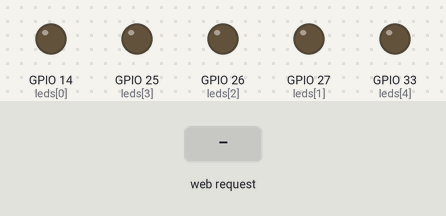
Simulated run of this program. Board: ESP32. On the bench: output pins drawn as LEDs (lit = HIGH). The inputs (shaded band) are chosen by the test bench. WiFi joins after 1.5 s; servers stay silent unless stated; what the program prints to the serial monitor is not drawn.

Above: at 2.7 s.
2.8 s: HTTP request GET /animacion2 received
At 5.6 s:
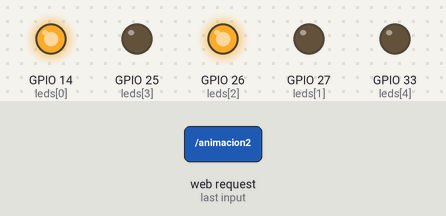
5.8 s: HTTP request GET /animacion1 received
At 6.8 s:
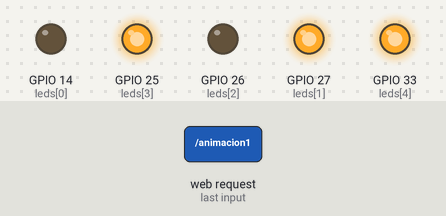
7.3 s: HTTP request GET /apagar received
At 8.0 s:
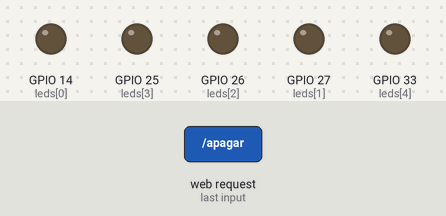
Timing chart, 0 to 10.3 s (numbered marks = the images above; inputs shaded):
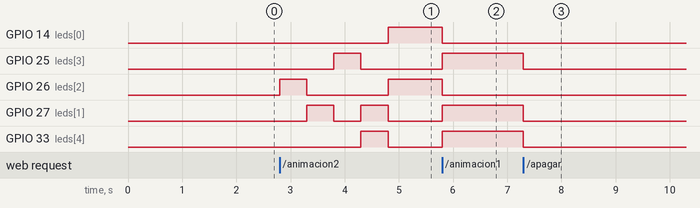

The program:

main.cpp
```cpp
//hecho por Monnetti y Ortiz
#include <WiFi.h>
#include <WebServer.h>

const char* ssid = "Telecentro-da0d";
const char* password = "H4JTRX4NGL9L";

WebServer server(80);
int leds [5] = {14,27,26,25,33};
int animacion1 [5] = {0,1,0,1,1};
int animacion2 [5][5] = {
  {0,0,1,0,0},
  {0,1,0,0,0},
  {0,0,0,1,0},
  {0,1,0,0,1},
  {1,0,1,0,0}
};
int apagarleds [5] = {0,0,0,0,0};

// HTML principal
const char pagina[] PROGMEM = R"rawliteral(
<!DOCTYPE html>
<html>
<head>
  <meta charset="utf-8">
  <title>Animaciones ESP32</title>
  <style>
    body { text-align: center; font-family: Arial; }
    h1 { color: #333; }
    button {
      width: 150px; height: 50px;
      font-size: 18px;
      margin: 10px;
      border: none;
      border-radius: 8px;
      cursor: pointer;
    }
    .animacion1 { background-color: red; color: white; }
    .animacion2 { background-color: yellow; color: black; }
    .apagar { background-color: magenta; color: white; }
  </style>
</head>
<body>
  <h1>Animaciones ESP32</h1>
  <a href="/animacion1"><button class="animacion1">Animación 1</button></a>
  <a href="/animacion2"><button class="animacion2">Animación 2</button></a>
  <a href="/apagar"><button class="apagar">Apagar</button></a>
</body>
</html>
)rawliteral";

// Funciones
void animacion1_funcion() {
  Serial.println("Request: Animación 1");
  for (int i=0;i<5;i++) {
    digitalWrite(leds[i], animacion1[i]);
  }
  server.sendHeader("Location", "/");
  server.send(303);
}

void animacion2_funcion() {
  Serial.println("Request: Animación 2");
  for (int i=0;i<5;i++) {
    for (int j=0;j<5;j++) {
      digitalWrite(leds[j], animacion2[i][j]);
    }
    delay(500);
  }
  server.sendHeader("Location", "/");
  server.send(303);
}

void apagar_funcion() {
  Serial.println("Request: Apagar LEDs");
  for (int i=0;i<5;i++) {
    digitalWrite(leds[i], apagarleds[i]);
  }
  server.sendHeader("Location", "/");
  server.send(303);
}

void setup() {
  Serial.begin(115200);
  for (int i=0;i<5;i++) {
    pinMode(leds[i], OUTPUT);
    digitalWrite(leds[i], LOW);
  }

  WiFi.begin(ssid, password);
  while (WiFi.status() != WL_CONNECTED) {
    delay(500);
    Serial.print(".");
  }
  Serial.println("\nWiFi conectado");
  Serial.println(WiFi.localIP());

  // Rutas
  server.on("/", []() {
    server.send(200, "text/html", pagina);
  });
  server.on("/animacion1", animacion1_funcion);
  server.on("/animacion2", animacion2_funcion);
  server.on("/apagar", apagar_funcion);

  server.begin();
  Serial.println("Servidor web iniciado");
}

void loop() {
  server.handleClient();
}
```

Measured:
- after the input at 2.8 s, GPIO 14 (leds[0]): LOW → HIGH after 2.0 s; GPIO 25 (leds[3]): LOW → HIGH after 1.0 s, → LOW 0.50 s later
- after the input at 5.8 s, GPIO 14 (leds[0]), GPIO 26 (leds[2]): HIGH → LOW at once; GPIO 25 (leds[3]), GPIO 27 (leds[1]), GPIO 33 (leds[4]): LOW → HIGH at once
- after the input at 7.3 s, GPIO 25 (leds[3]), GPIO 27 (leds[1]), GPIO 33 (leds[4]): HIGH → LOW at once
